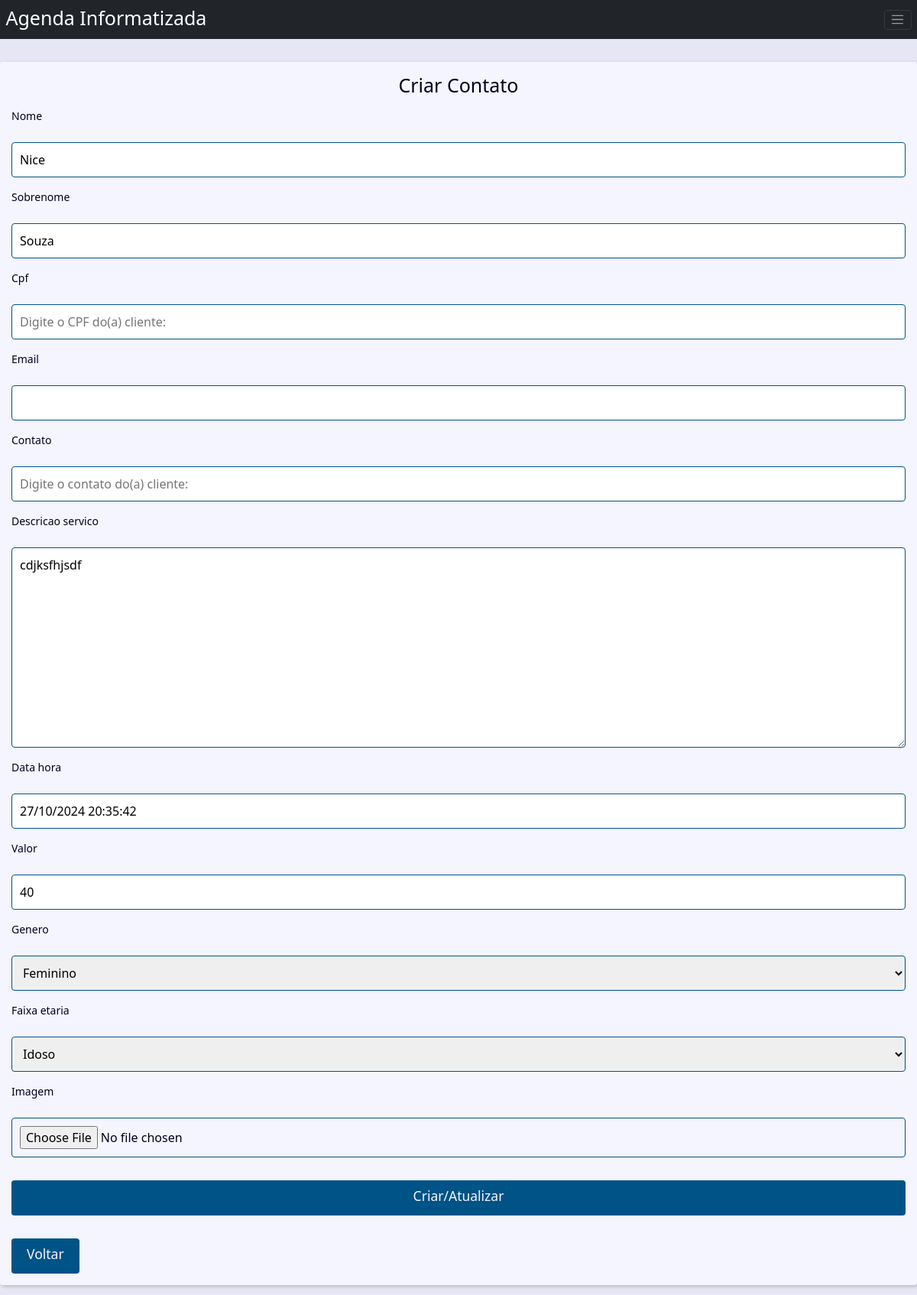
/agendamento/7/atualiza/, run on the app's committed database.
### agenda/models.py (models this page shows)
class Agenda(models.Model):
    class Meta:
        verbose_name = 'Agendamento'
        verbose_name_plural = 'Agendamentos'
    nome = models.CharField(max_length=100)
    sobrenome = models.CharField(max_length=100, blank=True)
    cpf = models.CharField(max_length=50, blank=True)
    email = models.EmailField(max_length=50, blank=True)
    contato = models.CharField(max_length=50)
    descricao_servico = models.TextField(max_length=500)
    data_hora = models.DateTimeField(default=timezone.now)
    valor = models.CharField(max_length=50)
    show = models.BooleanField(default=True)
    imagem = models.ImageField(blank=True, upload_to='imagens/%y/%m/')
    genero = models.ForeignKey(
        Genero,
        on_delete=models.SET_NULL,
        blank=True, null=True
    )
    faixa_etaria = models.ForeignKey(
        Faixa_Etaria,
        on_delete=models.SET_NULL,
        blank=True, null=True
    )
    proprietario = models.ForeignKey(
        User,
        on_delete=models.SET_NULL,
        blank=True, null=True
    )

### agenda/views.py (the view, shortened to what this page needs)
# urls.py: path('agendamento/<int:cadastro_id>/atualiza/', views.atualiza, name='atualiza'),
def atualiza(request, cadastro_id):
    cadastro = get_object_or_404(Agenda, pk=cadastro_id, show=True)
    form_action = reverse('atualiza', args=(cadastro_id,))
    contexto = {
        'form': AgendaForm(instance=cadastro),
        'form_action': form_action,
    }
    return render(
        request,
        'agenda/inserir_cadastro.html',
        contexto
    )

### agenda/models.py (called while the page is built)
    def __str__(self) -> str:
        return self.nome

    def __str__(self) -> str:
        return self.nome

### agenda/templates/agenda/inserir_cadastro.html (shortened to what this page needs)
{% extends "global/base.html" %}
{% block content %}
    <h1 align=center>
        Criar Contato
    </h1>
    <form
        action="{{ form_action }}"
        method="POST" enctype="multipart/form-data"
    >
        <div class="form-content">
          {% for field in form %}
            <div class="form-group">
                <label for="{{ field.id_for_label }}">
                {{ field.label }}
                </label> <br>
                {{ field }}
            </div>
          {% endfor %}
        </div>
        <div class="form-content" align=center>
            <div class="form-group">
                <button class="btn btn-primary" type="submit"><h3>Criar/Atualizar</h3></button>
            </div>
        </div>
    </form>
    <div>
        <a href="{% url "index" %}">
         <button type="submit" class="btn btn-primary"><h3>Voltar</h3></button><br>
        </a>
     </div>
{% endblock content %}

### base_static/global/css/style.css (style rules this page uses)
:root { --spacing: 1.5rem; --link-dark-color: rgb(0, 83, 134); --link-light-color: rgb(156, 217, 255); --clr-white: rgb(245, 245, 255); --clr-black: rgb(0, 0, 30); --clr-light-gray: rgb(230, 230, 245); --clr-dark-shadow-5: rgba(0, 0, 10, 5%); --clr-dark-shadow-10: rgba(0, 0, 10, 10%); --clr-dark-shadow-20: rgba(0, 0, 10, 20%); --clr-light-shadow-5: rgba(200, 200, 255, 5%); --clr-light-shadow-10: rgba(200, 200, 255, 10%); --clr-light-shadow-20: rgba(200, 200, 255, 20%); --main-page-width: 120rem; --table-min-width: 60rem; --biggest-font-size: 5rem; --bigger-font-size: 4rem; --big-font-size: 3.2rem; --medium-font-size: 2.4rem; --small-font-size: 1.6rem; --smaller-font-size: 1.4rem; --smallest-font-size: 1.2rem; --transition-fast: 300ms; --transition-medium: 600ms; --transition-slow: 1s; --default-border-radius: 4px; }
*, *::before, *::after { margin: 0; padding: 0; box-sizing: border-box; }
html { font-size: 62.5%; }
body { font-family: system-ui, -apple-system, BlinkMacSystemFont, 'Segoe UI', Roboto, Oxygen, Ubuntu, Cantarell, 'Open Sans', 'Helvetica Neue', sans-serif; line-height: 1.5; font-size: var(--small-font-size); color: var(--clr-black); -webkit-font-smoothing: antialiased; background: var(--clr-light-gray); }
.form-content { margin: var(--spacing) 0; }
.form-group { display: flex; flex-direction: column; padding-bottom: var(--spacing); }
.form-group input, .form-group textarea, .form-group select { padding: 1rem; border-radius: var(--default-border-radius); border: 1px solid var(--link-dark-color); }
.form-group label { font-size: var(--smaller-font-size); }
.btn { background-color: var(--link-dark-color); color: var(--clr-white); font-weight: bold; border: none; padding: 1rem 2rem; border-radius: var(--default-border-radius); cursor: pointer; transition: filter var(--transition-fast) ease-in-out; }

### data on the page
Agenda: form "Nice" "Souza" "cdjksfhjsdf" "27/10/2024 20:35:42" "40" "Feminino" "Idoso"

### other printed values
{{ field.label }} "Nome" "Sobrenome" "Cpf" "Email" "Contato" "Descricao servico" "Data hora" "Valor" "Genero" "Faixa etaria" "Imagem"
